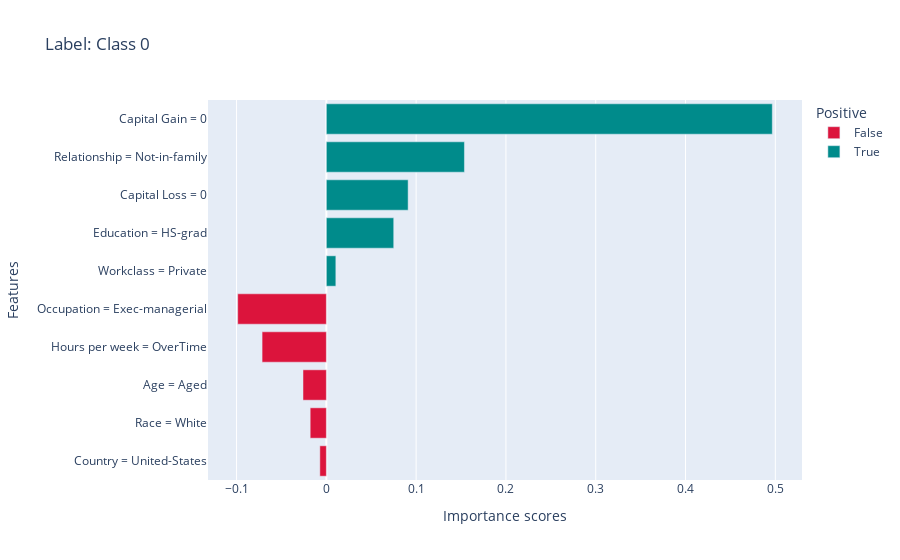
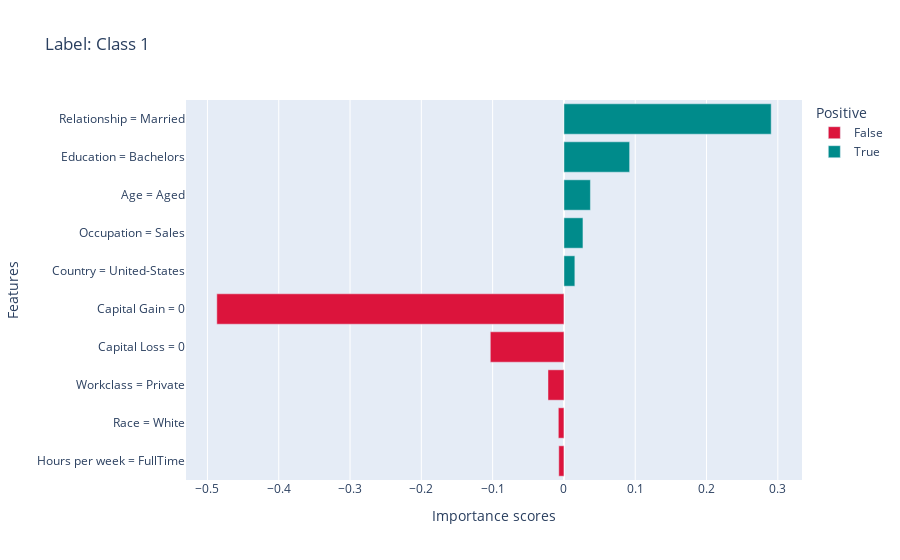
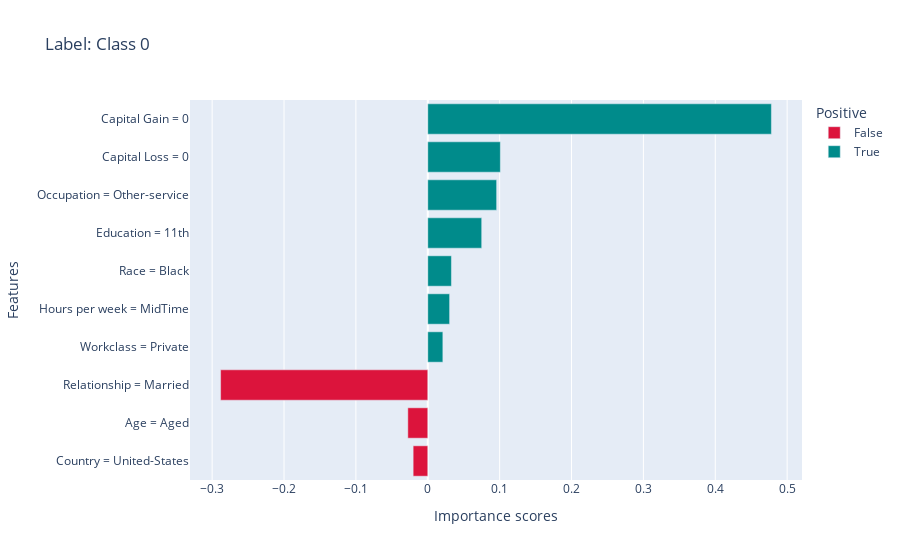
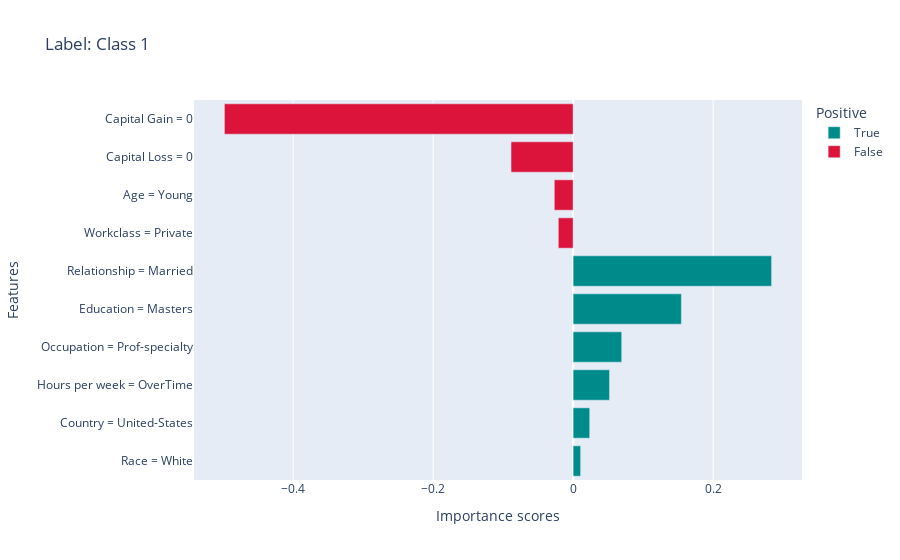

These figures' notebook cell, in order:
### Code cell
print("LIME results:")

for i, instance_id in enumerate(instance_ids):
    print(comments[i])
    print(f"Instance {instance_id} has label {test_labels_private[instance_id]} and prediction {predictions_private[instance_id]}, with probs {model_private.predict_proba(test_private[instance_id:instance_id+1])[0]}")
    local_explanations["lime"].ipython_plot(index=i, class_names=class_names)
    print('-./'*50)
    print('\n')

### Figure 1 — Plotly figure (JSON) as saved in the notebook; plotly's stock layout.template omitted (floating-point values rounded to 4 significant figures)
{"data": [{"alignmentgroup": "True", "hovertemplate": "Positive=False<br>Importance scores=%{x}<br>Features=%{y}<extra></extra>", "legendgroup": "False", "marker": {"color": "#DC143C", "pattern": {"shape": ""}}, "name": "False", "offsetgroup": "False", "orientation": "h", "showlegend": true, "textposition": "auto", "type": "bar", "x": [-0.00725, -0.018, -0.02601, -0.07156, -0.09872], "xaxis": "x", "y": ["Country = United-States", "Race = White", "Age = Aged", "Hours per week = OverTime", "Occupation = Exec-managerial"], "yaxis": "y"}, {"alignmentgroup": "True", "hovertemplate": "Positive=True<br>Importance scores=%{x}<br>Features=%{y}<extra></extra>", "legendgroup": "True", "marker": {"color": "#008B8B", "pattern": {"shape": ""}}, "name": "True", "offsetgroup": "True", "orientation": "h", "showlegend": true, "textposition": "auto", "type": "bar", "x": [0.01057, 0.07505, 0.09108, 0.1538, 0.4966], "xaxis": "x", "y": ["Workclass = Private", "Education = HS-grad", "Capital Loss = 0", "Relationship = Not-in-family", "Capital Gain = 0"], "yaxis": "y"}], "layout": {"autosize": true, "barmode": "relative", "legend": {"title": {"text": "Positive"}, "tracegroupgap": 0}, "title": {"text": "Label: Class 0"}, "xaxis": {"anchor": "y", "autorange": true, "domain": [0, 1], "range": [-0.1318, 0.5297], "title": {"text": "Importance scores"}, "type": "linear"}, "yaxis": {"anchor": "x", "autorange": true, "domain": [0, 1], "range": [-0.5, 9.5], "title": {"text": "Features"}, "type": "category"}}}

### Figure 2 — Plotly figure (JSON) as saved in the notebook; plotly's stock layout.template omitted (floating-point values rounded to 4 significant figures)
{"data": [{"alignmentgroup": "True", "hovertemplate": "Positive=False<br>Importance scores=%{x}<br>Features=%{y}<extra></extra>", "legendgroup": "False", "marker": {"color": "#DC143C", "pattern": {"shape": ""}}, "name": "False", "offsetgroup": "False", "orientation": "h", "showlegend": true, "textposition": "auto", "type": "bar", "x": [-0.007248, -0.007886, -0.02239, -0.1033, -0.4869], "xaxis": "x", "y": ["Hours per week = FullTime", "Race = White", "Workclass = Private", "Capital Loss = 0", "Capital Gain = 0"], "yaxis": "y"}, {"alignmentgroup": "True", "hovertemplate": "Positive=True<br>Importance scores=%{x}<br>Features=%{y}<extra></extra>", "legendgroup": "True", "marker": {"color": "#008B8B", "pattern": {"shape": ""}}, "name": "True", "offsetgroup": "True", "orientation": "h", "showlegend": true, "textposition": "auto", "type": "bar", "x": [0.0153, 0.02667, 0.03714, 0.09214, 0.2907], "xaxis": "x", "y": ["Country = United-States", "Occupation = Sales", "Age = Aged", "Education = Bachelors", "Relationship = Married"], "yaxis": "y"}], "layout": {"autosize": true, "barmode": "relative", "legend": {"title": {"text": "Positive"}, "tracegroupgap": 0}, "title": {"text": "Label: Class 1"}, "xaxis": {"anchor": "y", "autorange": true, "domain": [0, 1], "range": [-0.5301, 0.3339], "title": {"text": "Importance scores"}, "type": "linear"}, "yaxis": {"anchor": "x", "autorange": true, "domain": [0, 1], "range": [-0.5, 9.5], "title": {"text": "Features"}, "type": "category"}}}

### Figure 3 — Plotly figure (JSON) as saved in the notebook; plotly's stock layout.template omitted (floating-point values rounded to 4 significant figures)
{"data": [{"alignmentgroup": "True", "hovertemplate": "Positive=False<br>Importance scores=%{x}<br>Features=%{y}<extra></extra>", "legendgroup": "False", "marker": {"color": "#DC143C", "pattern": {"shape": ""}}, "name": "False", "offsetgroup": "False", "orientation": "h", "showlegend": true, "textposition": "auto", "type": "bar", "x": [-0.02034, -0.02776, -0.2882], "xaxis": "x", "y": ["Country = United-States", "Age = Aged", "Relationship = Married"], "yaxis": "y"}, {"alignmentgroup": "True", "hovertemplate": "Positive=True<br>Importance scores=%{x}<br>Features=%{y}<extra></extra>", "legendgroup": "True", "marker": {"color": "#008B8B", "pattern": {"shape": ""}}, "name": "True", "offsetgroup": "True", "orientation": "h", "showlegend": true, "textposition": "auto", "type": "bar", "x": [0.02098, 0.03037, 0.03291, 0.07503, 0.09581, 0.101, 0.4781], "xaxis": "x", "y": ["Workclass = Private", "Hours per week = MidTime", "Race = Black", "Education = 11th", "Occupation = Other-service", "Capital Loss = 0", "Capital Gain = 0"], "yaxis": "y"}], "layout": {"autosize": true, "barmode": "relative", "legend": {"title": {"text": "Positive"}, "tracegroupgap": 0}, "title": {"text": "Label: Class 0"}, "xaxis": {"anchor": "y", "autorange": true, "domain": [0, 1], "range": [-0.3308, 0.5207], "title": {"text": "Importance scores"}, "type": "linear"}, "yaxis": {"anchor": "x", "autorange": true, "domain": [0, 1], "range": [-0.5, 9.5], "title": {"text": "Features"}, "type": "category"}}}

### Figure 4 — Plotly figure (JSON) as saved in the notebook; plotly's stock layout.template omitted (floating-point values rounded to 4 significant figures)
{"data": [{"alignmentgroup": "True", "hovertemplate": "Positive=True<br>Importance scores=%{x}<br>Features=%{y}<extra></extra>", "legendgroup": "True", "marker": {"color": "#008B8B", "pattern": {"shape": ""}}, "name": "True", "offsetgroup": "True", "orientation": "h", "showlegend": true, "textposition": "auto", "type": "bar", "x": [0.01073, 0.02373, 0.05201, 0.06938, 0.1547, 0.2835], "xaxis": "x", "y": ["Race = White", "Country = United-States", "Hours per week = OverTime", "Occupation = Prof-specialty", "Education = Masters", "Relationship = Married"], "yaxis": "y"}, {"alignmentgroup": "True", "hovertemplate": "Positive=False<br>Importance scores=%{x}<br>Features=%{y}<extra></extra>", "legendgroup": "False", "marker": {"color": "#DC143C", "pattern": {"shape": ""}}, "name": "False", "offsetgroup": "False", "orientation": "h", "showlegend": true, "textposition": "auto", "type": "bar", "x": [-0.02119, -0.02692, -0.08869, -0.4982], "xaxis": "x", "y": ["Workclass = Private", "Age = Young", "Capital Loss = 0", "Capital Gain = 0"], "yaxis": "y"}], "layout": {"autosize": true, "barmode": "relative", "legend": {"title": {"text": "Positive"}, "tracegroupgap": 0}, "title": {"text": "Label: Class 1"}, "xaxis": {"anchor": "y", "autorange": true, "domain": [0, 1], "range": [-0.5416, 0.327], "title": {"text": "Importance scores"}, "type": "linear"}, "yaxis": {"anchor": "x", "autorange": true, "domain": [0, 1], "range": [-0.5, 9.5], "title": {"text": "Features"}, "type": "category"}}}
